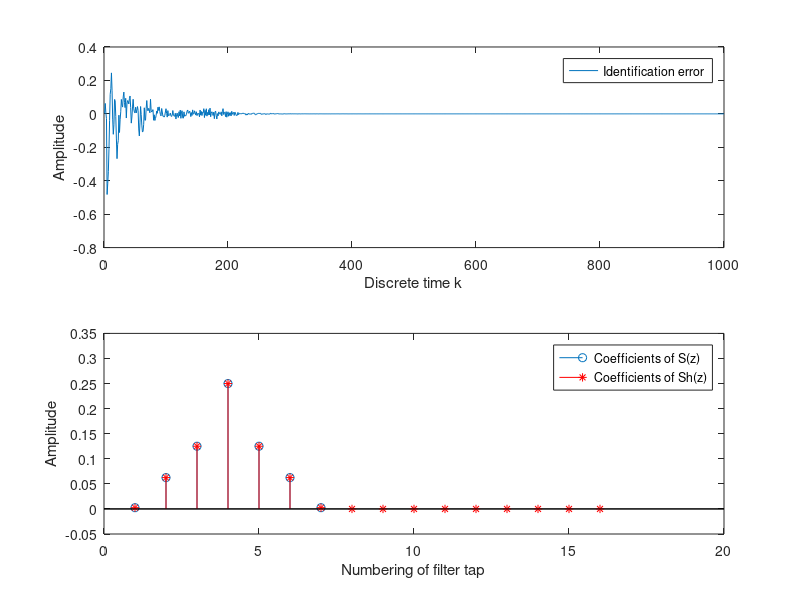
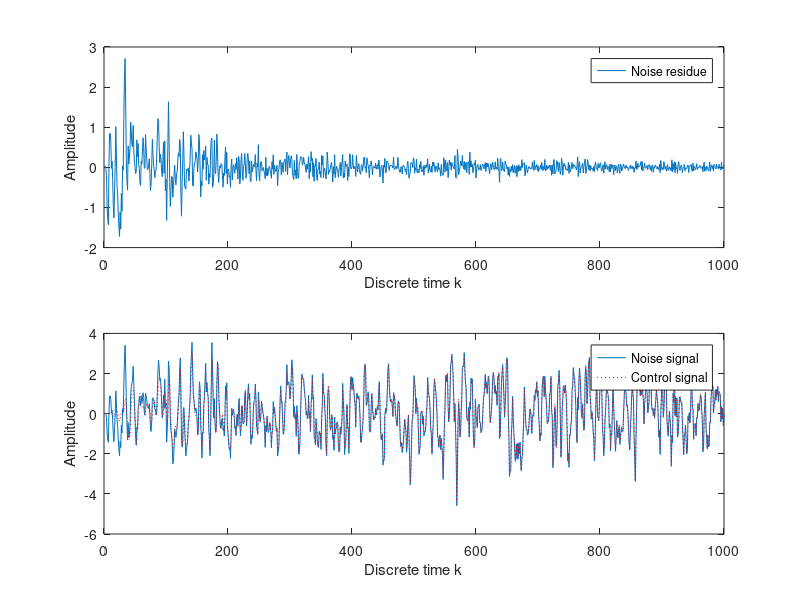

The MATLAB script that drew these images, in order:
%              +-----------+                       +   
% x(k) ---+--->|   P(z)    |--yp(k)----------------> sum --+---> e(k)
%         |    +-----------+                          ^-   |
%         |                                           |    |
%         |        \                                ys(k)  |     
%         |    +-----------+          +-----------+   |    |
%         +--->|   C(z)    |--yw(k)-->|   S(z)    |---+    |
%         |    +-----------+          +-----------+        |
%         |            \                                   |
%         |             \----------------\                 |
%         |                               \                |
%         |    +-----------+          +-----------+        |
%         +--->|   Sh(z)   |--xs(k)-->|    LMS    |<-------+
%              +-----------+          +-----------+        

clear
T=1000; %Simulation Duration

% We do not know P(z) and S(z), So we have to make dummy paths
Pw=[0.01 0.25 0.5 1 0.5 0.25 0.01];
Sw=Pw*0.25;

x_iden=randn(1,T); %generating white noise signal to estimate S(z)

% send it to the actuator, and measure it at the sensor position, 
y_iden=filter(Sw, 1, x_iden);

% Then, start the identification process
Shx=zeros(1,16);     % the state of Sh(z)
Shw=zeros(1,16);     % the weight of Sh(z)
e_iden=zeros(1,T);   % data buffer for the identification error

%LMS algorithm
% [Shy,Shw]= lms(Shx,y_iden,x_iden,Shw,e_iden,T)
mu=0.1;                         % learning rate
for k=1:T,                      % discrete time k
    Shx=[x_iden(k) Shx(1:15)];  % update the state
    Shy=sum(Shx.*Shw);	        % calculate output of Sh(z)
    e_iden(k)=y_iden(k)-Shy;    % calculate error         
    Shw=Shw+mu*e_iden(k)*Shx;   % adjust the weight
end

% Lets check the result
subplot(2,1,1)
plot([1:T], e_iden)
ylabel('Amplitude');
xlabel('Discrete time k');
legend('Identification error');
subplot(2,1,2)
stem(Sw) 
hold on 
stem(Shw, 'r*')
ylabel('Amplitude');
xlabel('Numbering of filter tap');
legend('Coefficients of S(z)', 'Coefficients of Sh(z)')


% The second task is the active control
X=randn(1,T);

% measure the arriving noise at the sensor position,
Yd=filter(Pw, 1, X);
  
% Initiate the system,
Cx=zeros(1,16);       % the state of C(z)
Cw=zeros(1,16);       % the weight of C(z)
Sx=zeros(size(Sw));   % the dummy state for the secondary path
e_cont=zeros(1,T);    % data buffer for the control error
Xhx=zeros(1,16);      % the state of the filtered x(k)

% FxLMS algorithm
% [Cy,Cw]= FxLMS(X,Cx,Cw,Sx,Sw,Shx,Shw,e_cont,Xhx,T,Yd)
mu=0.1;                            % learning rate
for k=1:T,                         % discrete time k
    Cx=[X(k) Cx(1:15)];            % update the controller state    
    Cy=sum(Cx.*Cw);                % calculate the controller output	
    Sx=[Cy Sx(1:length(Sx)-1)];    % propagate to secondary path
    e_cont(k)=Yd(k)-sum(Sx.*Sw);   % measure the residue
    Shx=[X(k) Shx(1:15)];          % update the state of Sh(z)
    Xhx=[sum(Shx.*Shw) Xhx(1:15)]; % calculate the filtered x(k)
    Cw=Cw+mu*e_cont(k)*Xhx;        % adjust the controller weight
end

% Report the result
figure
subplot(2,1,1)
plot([1:T], e_cont)
ylabel('Amplitude');
xlabel('Discrete time k');
legend('Noise residue')
subplot(2,1,2)
plot([1:T], Yd) 
hold on 
plot([1:T], Yd-e_cont, 'r:')
ylabel('Amplitude');
xlabel('Discrete time k');
legend('Noise signal', 'Control signal')